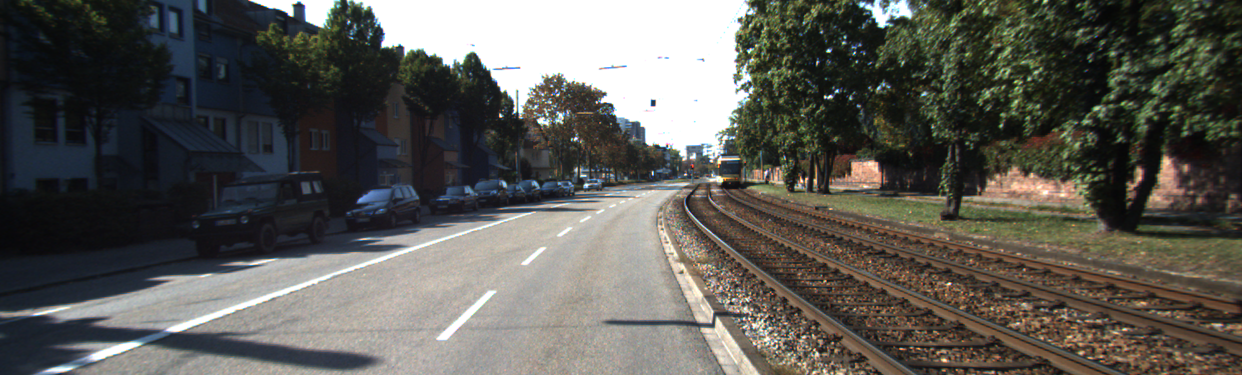
#> input picture images/KITTI4.png, 1242 x 375 px, found by its file name
$ python 'SLAM .py'
#> lines starting #> are read from the running program, lines starting #| are printed output that depends on the picture; long printed decimals are rounded
"""ardışık 2 görüntü ile SLAM
KITTI dataset kullanilacak
"""

import cv2
import numpy as np
import matplotlib.pyplot as plt

# -----Ardışık görüntü seç-----

img1 = cv2.imread("KITTI4.png", cv2.IMREAD_GRAYSCALE)
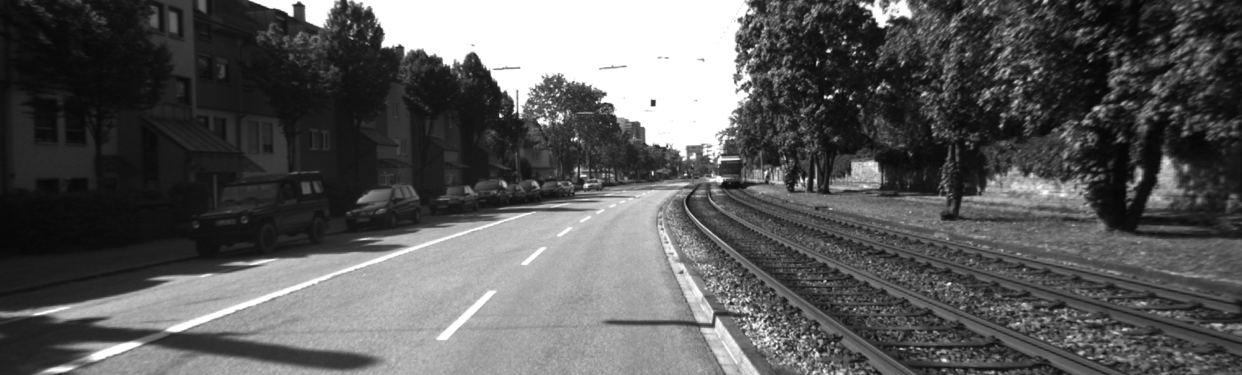
#> img1: shape (375, 1242); min 6, max 255, mean 89.5
img2 = cv2.imread("KITTI5.png", cv2.IMREAD_GRAYSCALE)
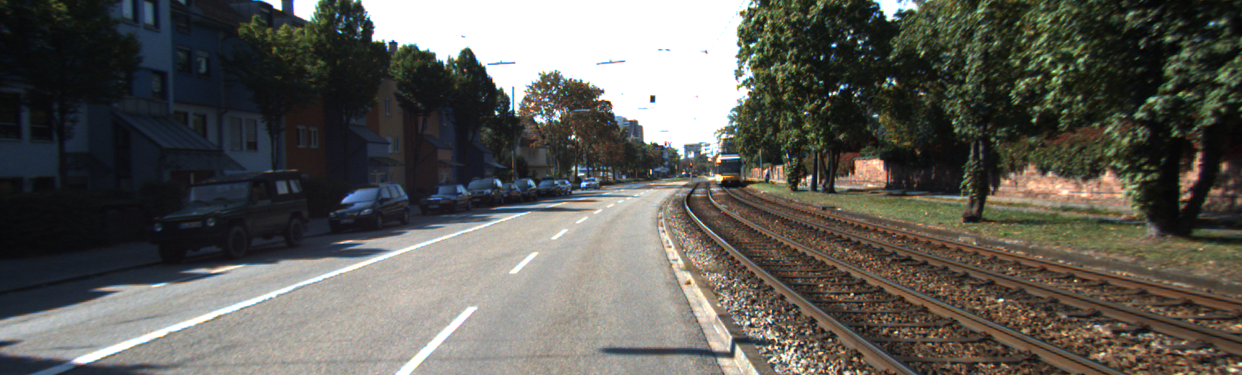
#> input picture images/KITTI5.png, 1242 x 375 px, found by its file name
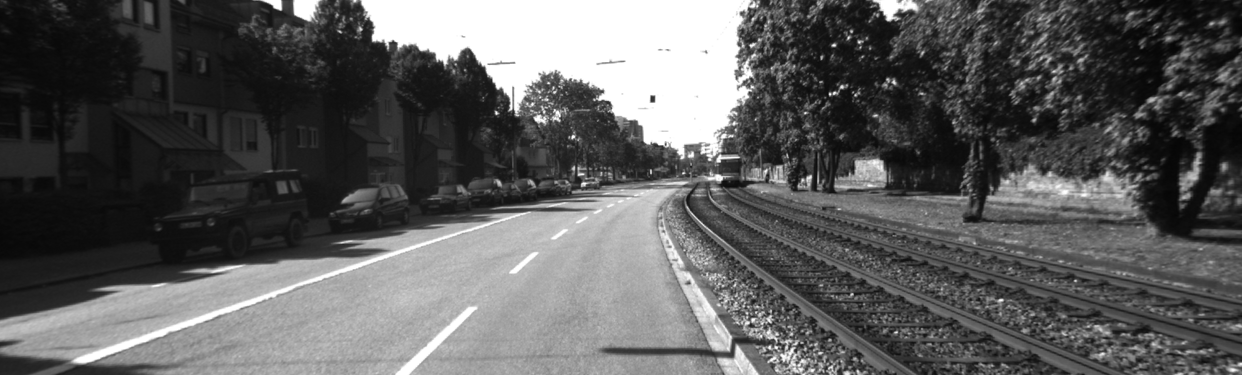
#> img2: shape (375, 1242); min 5, max 255, mean 91.5


# ------Özellik çikarimi ve eşleştirme-----
orb = cv2.ORB_create()

kp1, des1 = orb.detectAndCompute(img1, None)
#> kp1 = 500 keypoints; strongest (x, y, size): (652, 101, 31), (653, 101, 37.2), (825, 97, 31), (652, 104, 44.6)
kp2, des2 = orb.detectAndCompute(img2, None)
#> kp2 = 500 keypoints; strongest (x, y, size): (651, 101, 31), (652, 96, 44.6), (652, 101, 37.2), (651, 96, 31)

# BF eşleştirici
bf = cv2.BFMatcher(cv2.NORM_HAMMING, crossCheck=True)
matches = bf.match(des1, des2)
#> matches = 342 matches

# Eşleşmeleri mesefeye göre sirala
matches = sorted(matches, key=lambda x: x.distance)

#eşleşen noktalari çikar
pts1 = np.float32([kp1[m.queryIdx].pt for m in matches])
#> pts1 = 342 pairs, first value 381.6 to 1164.7, second value 37 to 325.2
pts2 = np.float32([kp2[m.trainIdx].pt for m in matches])
#> pts2 = 342 pairs, first value 373 to 1128.7, second value 31 to 324


# -----Essential Matrix Hesaplama ve Poz Çikarma -----

# KITTI için örnek intrinsic kamera parametreleri(örnek değerler)
K = np.array([[718.8560, 0, 607.1928],
              [0, 718.8560, 185.2157],
              [0, 0, 1]])


#Essential matrix hesabi
E, mask = cv2.findEssentialMat(pts1, pts2, K,method=cv2.RANSAC, prob=0.999, threshold=1.0)
#> E = [[-0.00383, -0.696, 0.0186], [0.696, -0.00388, -0.125], [-0.0177, 0.125, -4.98e-05]]; mask = 342 values, max 1 at index 0, min 0 at index 22, mean 0.795
"""
prob: İyi bir model bulma ihtimali. Büyük olursa daha fazla deneyerek daha iyi sonuç bulur.(Daha yavaş olabilir)
threshold : Nokta uyumunda hata toleransıdır. Küçük olursa daha sıkı eşleşme olur(daha az outlier kabul edilir.)
"""

#Kameralar arasindaki hareket
_, R, t, mask_pose = cv2.recoverPose(E, pts1, pts2, K)
#> R = [[1, -0.0055, 2.34e-05], [0.0055, 1, -0.000394], [-2.12e-05, 0.000394, 1]]; t = [-0.177, -0.0259, -0.984]; mask_pose = 342 values, max 255 at index 2, min 0 at index 0, mean 189.4

print(f"Rotation matrix : \n {R}")
#| Rotation matrix :
#|  [[ 9.99984873e-01 -5.50034430e-03  2.33971176e-05]
#|  [ 5.50035309e-03  9.99984795e-01 -3.93715241e-04]
#|  [-2.12311925e-05  3.93837978e-04  9.99999922e-01]]
print(f"Translation matrix : \n{t}")
#| Translation matrix :
#| [[-0.1772]
#|  [-0.02594]
#|  [-0.9838 ]]

# -----Basit visual odometry çizimi-----

#kameranin baslangic noktasi
trajectory = np.zeros((600, 600,3), dtype=np.uint8)

#kamera hareketini güncelle
x, y = 300, 300 #baslangic noktasi ortada

t_movement = t.flatten()
#> t_movement = [-0.177, -0.0259, -0.984]
x += int(t_movement[0]*100)
#> x = 283
y += int(t_movement[2]*100) # z ekseni ileri yön
#> y = 202

cv2.circle(trajectory, (x,y), 1, (0,255,0), 2)

#çizimi göster
plt.imshow(trajectory)
plt.title("Kamera trajektörisi (Visual Odometry)")
plt.axis("off")
plt.show()
